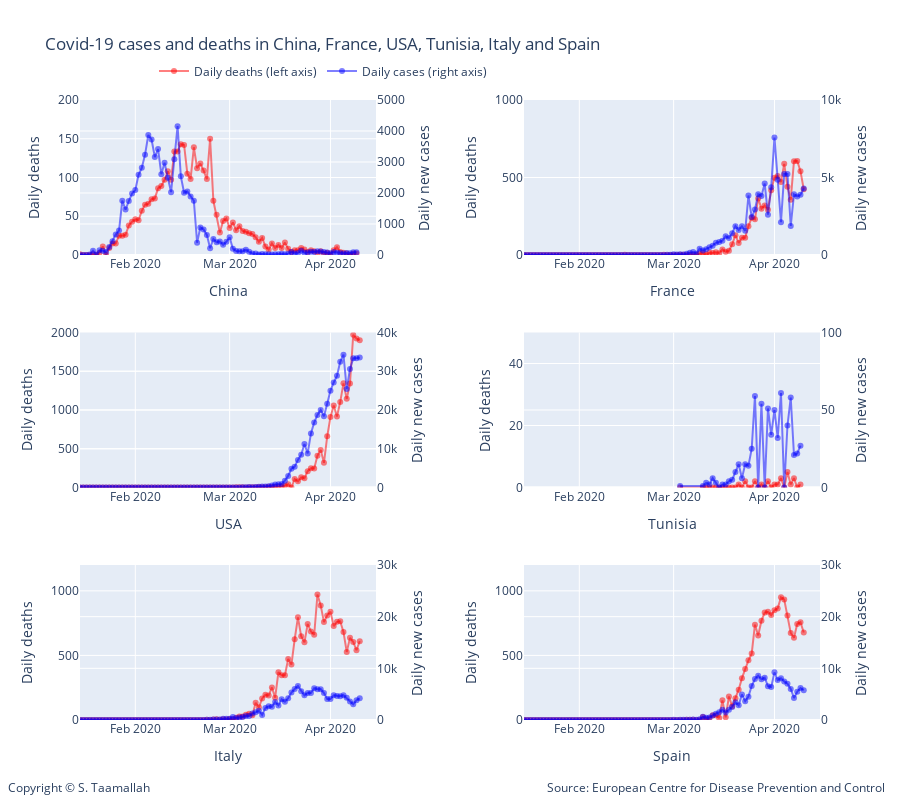

The notebook cell saved with this chart:
### Code cell
#plotting number of cases and number of deaths for different countries
# all charts using same scale for ease of comparison
# number of death are on the left y-axis. 

# Add traces
trace1 = go.Scatter(
        x=df_china.index, 
        y=df_china['deaths'],
        mode='lines+markers',
        name='Daily deaths (left axis)',
        line_color='rgba(256, 0, 0, .5)',
)
trace2 = go.Scatter(
        x=df_china.index, 
        y=df_china['cases'],
        mode='lines+markers',
        name='Daily cases (right axis)',
        line_color='rgba(0, 0, 256, .5)',
        yaxis='y2'
)
trace3 = go.Scatter(
        x=df_france.index, 
        y=df_france['deaths'],
        mode='lines+markers',
        name='Daily deaths',
        showlegend=False,
        line_color='rgba(256, 0, 0, .5)',
        xaxis='x2',
        yaxis='y3'
)
trace4 = go.Scatter(
        x=df_france.index, 
        y=df_france['cases'],
        mode='lines+markers',
        name='Daily cases',
        line_color='rgba(0, 0, 256, .5)',
        xaxis='x2',
        yaxis='y4',
        showlegend=False,
)
trace5 = go.Scatter(
        x=df_usa.index, 
        y=df_usa['deaths'],
        mode='lines+markers',
        name='Daily deaths',
        line_color='rgba(256, 0, 0, .5)',
        xaxis='x3',
        yaxis='y5',
        showlegend=False,
)
trace6 = go.Scatter(
        x=df_usa.index, 
        y=df_usa['cases'],
        mode='lines+markers',
        name='Daily cases',
        line_color='rgba(0, 0, 256, .5)',
        xaxis='x3',
        yaxis='y6',
        showlegend=False,
)
trace7 = go.Scatter(
        x=df_tunisia.index, 
        y=df_tunisia['deaths'],
        mode='lines+markers',
        name='Daily deaths',
        line_color='rgba(256, 0, 0, .5)',
        xaxis='x4',
        yaxis='y7',
        showlegend=False,
)
trace8 = go.Scatter(
        x=df_tunisia.index, 
        y=df_tunisia['cases'],
        mode='lines+markers',
        name='Daily cases',
        line_color='rgba(0, 0, 256, .5)',
        xaxis='x4',
        yaxis='y8',
        showlegend=False,
)


trace9 = go.Scatter(
        x=df_italy.index, 
        y=df_italy['deaths'],
        mode='lines+markers',
        name='Daily deaths',
        line_color='rgba(256, 0, 0, .5)',
        xaxis='x5',
        yaxis='y9',
        showlegend=False,
)

trace10 = go.Scatter(
        x=df_italy.index, 
        y=df_italy['cases'],
        mode='lines+markers',
        name='Daily cases',
        line_color='rgba(0, 0, 256, .5)',
        xaxis='x5',
        yaxis='y10',
        showlegend=False,
)

trace11 = go.Scatter(
        x=df_spain.index, 
        y=df_spain['deaths'],
        mode='lines+markers',
        name='Daily deaths',
        line_color='rgba(256, 0, 0, .5)',
        xaxis='x6',
        yaxis='y11',
        showlegend=False,
)
trace12 = go.Scatter(
        x=df_spain.index, 
        y=df_spain['cases'],
        mode='lines+markers',
        name='Daily cases',
        line_color='rgba(0, 0, 256, .5)',
        xaxis='x6',
        yaxis='y12',
        showlegend=False,
)

data = [trace1, trace2, trace3, trace4, trace5, trace6, trace7, trace8, trace9, trace10, trace11, trace12]

layout = go.Layout(
    title='Covid-19 cases and deaths in China, France, USA, Tunisia, Italy and Spain',
    legend=dict(x=.1, y=1.07, orientation="h"), 
    width=900,
    height=800,
    
    annotations=[
        dict(
            x=1.09,
            y=-0.125,
            showarrow=False,
            text='Source: European Centre for Disease Prevention and Control',
            xref='paper',
            yref='paper'
        ),
        
        dict(
            x=-0.1,
            y=-0.125,
            showarrow=False,
            text='Copyright © S. Taamallah ',
            xref='paper',
            yref='paper'
        )
    ],
    
    # Top left
    xaxis=dict(
        title='China',
        domain=[0, 0.4],
        range=['2020-01-15', '2020-04-15'],
    ),
    yaxis=dict(
        title='Daily deaths',
        #type='log',
        range=[0,200],
        domain=[0.75, 1],
        anchor='x'
    ),
    yaxis2=dict(
        title = 'Daily new cases',
        #type='log',
        range=[0,5000],
        overlaying='y',
        side='right'
    ),
    

    # Top right
    xaxis2=dict(
        title='France',
        range=['2020-01-15', '2020-04-15'],
        domain=[0.6, 1.0],
        anchor='y3'
    ),
    yaxis3=dict(
        #type='log',
        title = 'Daily deaths',
        domain=[0.75, 1],
        anchor='x2',
        range=[0,1000],

    ),
    yaxis4=dict(
        title = 'Daily new cases',
        domain=[0.6, 1.0],
        overlaying='y3',
        range=[0,10000],
        side='right',
        anchor='x2'
    ),

    # middle left
    xaxis3=dict(
        title='USA',
        range=['2020-01-15', '2020-04-15'],
        domain=[0, 0.4],
        anchor='y5'
    ),
    yaxis5=dict(
        #type='log',
        title = 'Daily deaths',
        domain=[0.375, 0.625],
        range=[0,2000],
        anchor='x3'
    ),
    yaxis6=dict(
        title = 'Daily new cases',
        domain=[0.375, 0.625],
        overlaying='y5',
        range=[0,40000],
        side='right',
        anchor='x3'
    ),

    # middle right
    xaxis4=dict(
        title='Tunisia',
        range=['2020-01-15', '2020-04-15'],
        domain=[0.6, 1.0],
        anchor='y7'
    ),
    yaxis7=dict(
        #type='log',
        title = 'Daily deaths',
        domain=[0.375, 0.625],
        range=[0,50],
        anchor='x4'
    ),
    yaxis8=dict(
        title = 'Daily new cases',
        domain=[0.375, 0.625],
        overlaying='y7',
        range=[0,100],
        side='right',
        anchor='x4'
    ),
    
    # Bottom left
    xaxis5=dict(
        title='Italy',
        range=['2020-01-15', '2020-04-15'],
        domain=[0, 0.4],
        anchor='y9'
    ),
    yaxis9=dict(
        #type='log',
        title = 'Daily deaths',
        domain=[0, 0.25],
        range=[0,1200],
        anchor='x5'
    ),
    yaxis10=dict(
        title = 'Daily new cases',
        domain=[0, 0.25],
        overlaying='y9',
        range=[0,30000],
        side='right',
        anchor='x5'
    ),
    
    # Bottom bottom right
    xaxis6=dict(
        title='Spain',
        range=['2020-01-15', '2020-04-15'],
        domain=[0.6, 1.0],
        anchor='y11'
    ),
    yaxis11=dict(
        #type='log',
        title = 'Daily deaths',
        domain=[0, 0.25],
        range=[0,1200],
        anchor='x6'
    ),
    yaxis12=dict(
        title = 'Daily new cases',
        domain=[0, 0.25],
        overlaying='y11',
        range=[0,30000],
        side='right',
        anchor='x6'
    )
    
)


    
fig = go.Figure(data=data, layout=layout)


fig.show()


#py.plot(data, filename = 'basic-line', auto_open=True)
#py.plot(data, filename='privacy-public', sharing='public')

from plotly.offline import plot
plot(fig, filename="STaamallah_covid19_analysis_chart_4_20200408.html", auto_open = False)

#from IPython.display import HTML, display
#display(HTML('STaamallah_covid19_analysis_chart_4_20200403.html'), metadata=dict(isolated=False))
